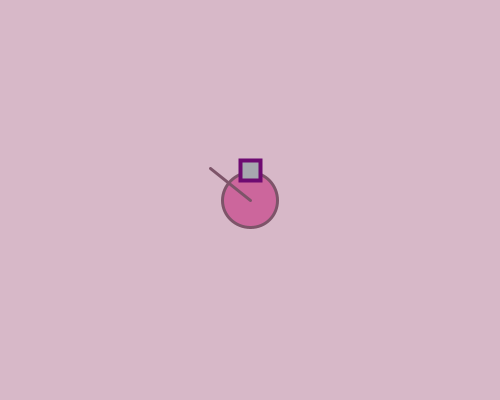
Frame 1 (no input)
Frame 60 (the mouse pressed at the canvas centre just before this capture): identical to frame 1, image omitted
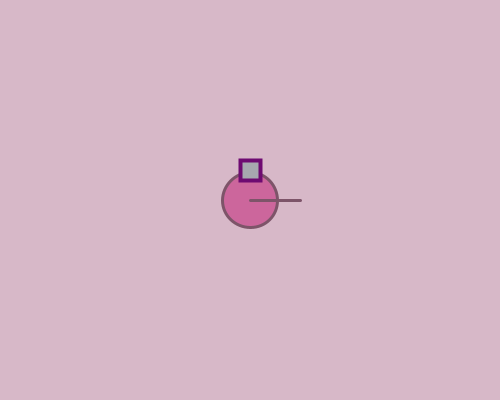
Frame 120 (the mouse held since frame 60 and released just before this capture)

The Processing sketch that drew these frames (run headless with seeded random() and noise(); from frame 60 on, the mouse is pressed at the canvas centre):

// Processing sketch: week07_02_arrar02_atan_cos_sin
// ── week07_02_arrar02_atan_cos_sin.pde
// week07_02_arrar02_atan_cos_sin
void setup(){
    size(500,400);
}

float x= 250,y=200;
void draw(){
  background(215,184,200);
  
  
 fill(204,102,156);
 stroke(125,84,105);
 strokeWeight(3);
  ellipse(x,y,55,55);//圓形的身體
  //line(x,y, mouseX,mouseY);
  float dx =mouseX - x,dy = mouseY-y;
  float a = atan2(dy,dx);//算出角度
  line(x,y,x+cos(a)*50, y+sin(a)*50);
  
  fill(167,167,175);
  stroke(110,10,113);
  strokeWeight(4);
  rect(240,160,20,20); //砲管
  
  

}
